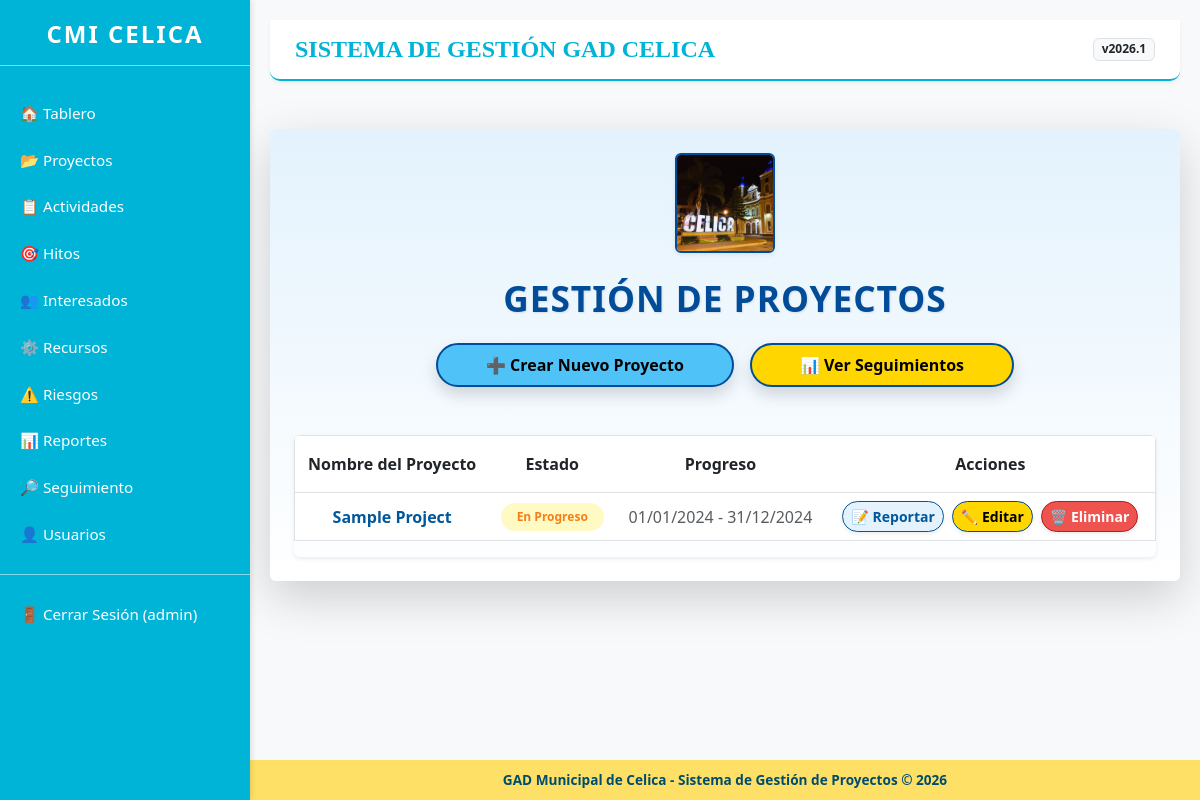
The page /projects/ (signed in) on the database as committed earlier.
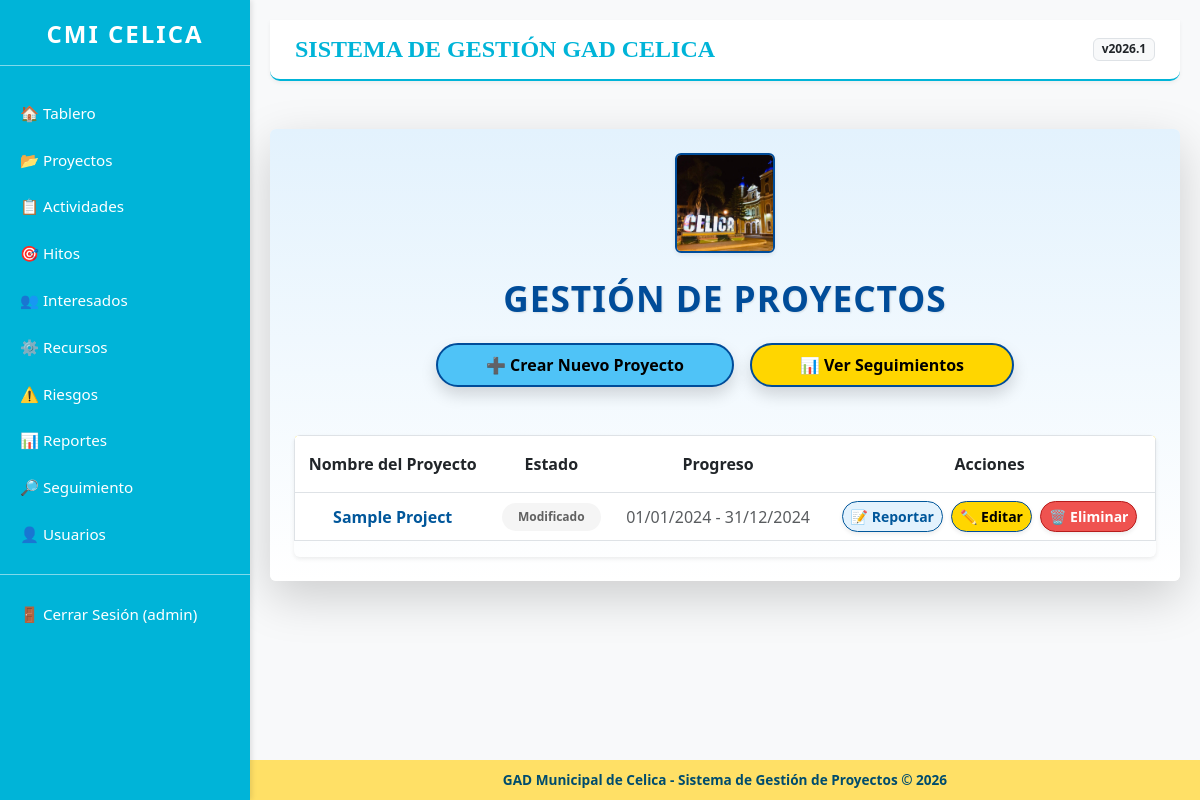
The same page on the database as committed later.
### projects/models.py (models this page shows, shortened)
class Project(models.Model):
    STATUS_CHOICES = [
        ('planning', 'Planificación'),
        ('in_progress', 'En Progreso'),
        ('completed', 'Completado'),
        ('on_hold', 'En Espera'),
        ('modified', 'Modificado'),
    ]
    name = models.CharField(max_length=200, verbose_name='Nombre')
    description = models.TextField(verbose_name='Descripción')
    start_date = models.DateField(verbose_name='Fecha de Inicio')
    end_date = models.DateField(verbose_name='Fecha de Fin')
    status = models.CharField(max_length=20, choices=STATUS_CHOICES, default='planning', verbose_name='Estado')
    budget = models.DecimalField(max_digits=10, decimal_places=2, null=True, blank=True, verbose_name='Presupuesto')
    created_by = models.ForeignKey(User, on_delete=models.CASCADE)
    created_at = models.DateTimeField(auto_now_add=True)
    updated_at = models.DateTimeField(auto_now=True)
    class Meta:
        verbose_name = 'Proyecto'
        verbose_name_plural = 'Proyectos'

### projects/views.py (the view)
# urls.py: path('projects/', views.project_list, name='project_list'),
@login_required
def project_list(request):
    projects = Project.objects.filter(created_by=request.user)
    return render(request, 'projects/project_list.html', {'projects': projects})

### templates/projects/project_list.html (shortened to what the changed rows need)
{% extends 'base.html' %}
{% load static %}
{% block content %}
<div class="container my-5 p-4 shadow-lg rounded"
     style="background:linear-gradient(180deg,#e3f2fd 0%,#fff 100%); font-family:'Segoe UI','Helvetica Neue',sans-serif;">
    <h1 class="mb-4 fw-bold text-center"
        style="font-size:2.2rem; color:#004c99; letter-spacing:1px; text-transform:uppercase; text-shadow: 1px 1px 2px rgba(0,0,0,0.1);">
        Gestión de Proyectos
    </h1>
    <div class="table-responsive shadow-sm rounded">
        <table class="table table-hover align-middle text-center" style="border:1px solid #dee2e6; background-color: white;">
            <thead style="background-color:#ffd600; color:#000; font-weight:bold;">
                <tr>
                    <th class="py-3">Nombre del Proyecto</th>
                    <th class="py-3">Estado</th>
                    <th class="py-3">Progreso</th>
                    <th class="py-3">Acciones</th>
                </tr>
            </thead>
            <tbody>
                {% for project in projects %}
                    <tr>
                        <td class="fw-bold">
                            <a href="{% url 'project_detail' project.pk %}"
                               class="text-decoration-none" style="color:#01579b;">
                                {{ project.name }}
                            </a>
                        </td>
                        <td>
                            <span class="badge px-3 py-2 rounded-pill"
                                  style="{% if project.status == 'completed' %}background-color:#c8e6c9; color:#1b5e20;
                                         {% elif project.status == 'in_progress' %}background-color:#fff9c4; color:#f57f17;
                                         {% elif project.status == 'planning' %}background-color:#e1f5fe; color:#01579b;
                                         {% else %}background-color:#f5f5f5; color:#616161;{% endif %}">
                                {{ project.get_status_display }}
                            </span>
                        </td>
                        <td class="text-muted">
                            {{ project.start_date|date:"d/m/Y" }} - {{ project.end_date|date:"d/m/Y" }}
                        </td>
                        <td>
                            <div class="d-flex justify-content-center gap-2">
                                <a href="{% url 'seguimiento_create' project.id %}"
                                   class="btn btn-sm shadow-sm rounded-pill"
                                   style="background-color:#e3f2fd; color:#01579b; border:1px solid #01579b; font-weight:600;"
                                   title="Agregar Seguimiento">
                                   📝 Reportar
                                </a>
                                <a href="{% url 'project_edit' project.pk %}"
                                   class="btn btn-sm shadow-sm rounded-pill"
                                   style="background-color:#ffd600; color:#000; border:1px solid #004c99; font-weight:600;">
                                   ✏️ Editar
                                </a>
                                <a href="{% url 'project_delete' project.pk %}"
                                   class="btn btn-sm shadow-sm rounded-pill"
                                   style="background-color:#ef5350; color:#fff; border:1px solid #b71c1c; font-weight:600;">
                                   🗑️ Eliminar
                                </a>
                            </div>
                        </td>
                    </tr>
                {% endfor %}
            </tbody>
        </table>
    </div>
</div>
{% endblock %}

Rows that differ between the two databases and show on the page:
changed Project "Sample Project": status "En Progreso" → "Modificado"
